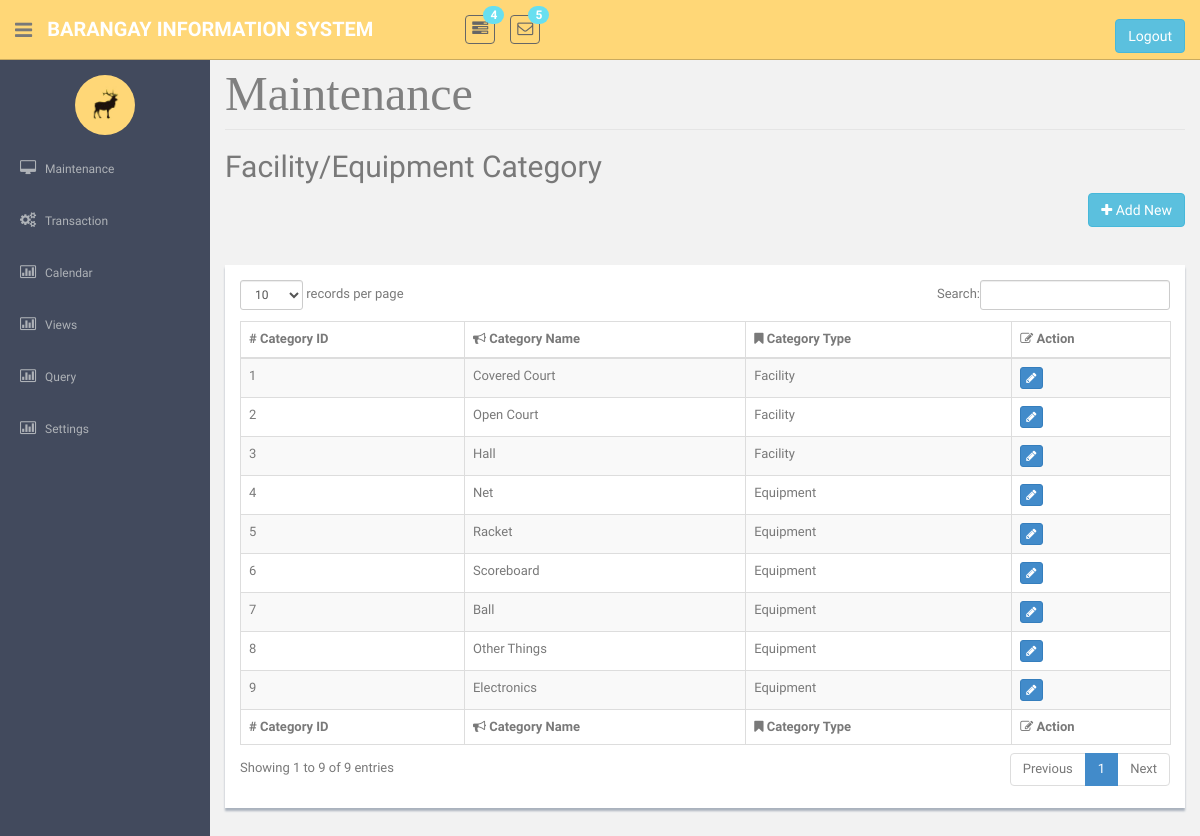
The app's page /EquipmentCat.php with its own data.
### tables this page shows
CREATE TABLE `tblcategory` (
  `strCategoryCode` int(25) NOT NULL,
  `strCategoryDesc` varchar(45) NOT NULL,
  `strCategoryType` varchar(45) NOT NULL
);

### EquipmentCat.php (the view, shortened to what this page needs)
<!DOCTYPE html>
    <?php require('header.php');?>
    <?php require('sidebar.php');?>
<link href="dataTables/dataTables.bootstrap.css" rel="stylesheet" />
      <section id="main-content">
          <section class="wrapper site-min-height">		<form method = POST>
<legend ><font face = "cambria" size = 8 color = "grey"> Maintenance </font></legend>
			<h2>Facility/Equipment Category </h2>
   <form method = POST>
	 <p align="right">
	 <button type="button" class="btn btn-info" name = "btnEdit1" id = "btnEdit1"  onclick = "window.location = 'EquipmentCateAdd.php'" ><i class="fa fa-plus"></i> Add New</button>
	 <p>
<br><div class = "showback">
					<table   class="table table-striped table-bordered table-hover"  border = '2'  id="dataTable">
						<thead>
							<tr>
								<th># Category ID</th>
								<th><i class="fa fa-bullhorn"></i> Category Name</th>
								<th><i class="fa fa-bookmark"></i> Category Type</th>
								<th><i class="fa fa-edit"></i> Action</th>
							</tr>
						</thead>
						<tfoot>
							<tr>
								<th># Category ID</th>
								<th><i class="fa fa-bullhorn"></i> Category Name</th>
								<th><i class="fa fa-bookmark"></i> Category Type</th>
								<th><i class="fa fa-edit"></i> Action</th>
							</tr>
						</tfoot>
					<tbody>
					<?php
					require('connection.php');
				$sql = "select * from tblCategory ";
				$query = mysqli_query($con, $sql);
				if(mysqli_num_rows($query) > 0){
					while($row = mysqli_fetch_object($query)){?>
					<tr> <td><?php echo $row->strCategoryCode?></td>
					<td><?php echo $row->strCategoryDesc?></td>
					<td><?php echo $row->strCategoryType?></td>
					<td>
									<div class="btn-group " role="group">
									<button  class="btn btn-primary btn-xs" type = submit name = "btnEdit" value = <?php echo $row->strCategoryCode; ?> ><i class="fa fa-pencil"></i></button>
									</div>
									</td>
				<?php }}
				if(isset($_POST['del'])){
					$a = $_POST['del'];
					  	mysqli_query($con,"Set @a = 2;");
					mysqli_query($con,"Delete From tblCategory where strCategoryCode = '$a'");
					echo "<script>alert('Successful!');
					window.location ='EquipmentCat.php';</script>";
				}				?></tbody>
				</table>
</form>
		</section><! --/wrapper -->
      </section>
  </section>
  </body>
</html>

### assets/css/style.css (style rules this page uses)
body { color: #797979; background: #f2f2f2; font-family: 'Ruda', sans-serif; padding: 0px !important; margin: 0px !important; font-size:13px; }
#main-content { margin-left: 210px; }
.wrapper { display: inline-block; margin-top: 60px; padding-left: 15px; padding-right: 15px; padding-bottom: 15px; padding-top: 0px; width: 100%; }
.showback { background: #ffffff; padding: 15px; margin-bottom: 15px; box-shadow: 0px 3px 2px #aab2bd; }
.site-min-height { min-height: 900px; }

### records on screen
tblcategory: strCategoryCode "1", strCategoryDesc "Covered Court", strCategoryType "Facility"
tblcategory: strCategoryCode "2", strCategoryDesc "Open Court", strCategoryType "Facility"
tblcategory: strCategoryCode "3", strCategoryDesc "Hall", strCategoryType "Facility"
tblcategory: strCategoryCode "4", strCategoryDesc "Net", strCategoryType "Equipment"
tblcategory: strCategoryCode "5", strCategoryDesc "Racket", strCategoryType "Equipment"
tblcategory: strCategoryCode "6", strCategoryDesc "Scoreboard", strCategoryType "Equipment"
tblcategory: strCategoryCode "7", strCategoryDesc "Ball", strCategoryType "Equipment"
tblcategory: strCategoryCode "8", strCategoryDesc "Other Things", strCategoryType "Equipment"
tblcategory: strCategoryCode "9", strCategoryDesc "Electronics", strCategoryType "Equipment"
